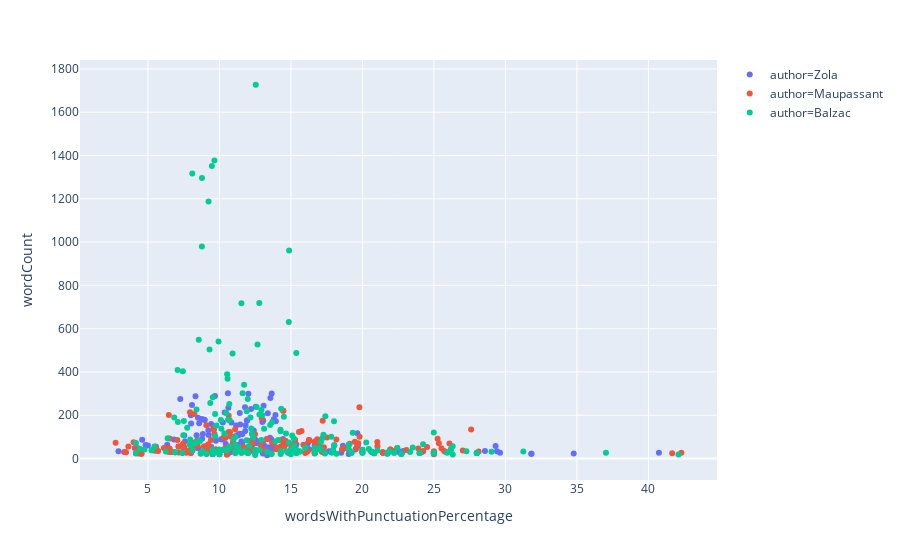

Notebook source saved alongside this figure:
### Markdown cell above
On voit que même quand Balzac utilise peu de mots dans ses paragraphes, il existe une bonne diversité concernant la ponctuation.

### Code cell
fig = px.scatter(my_df, x="wordsWithPunctuationPercentage", y="wordCount", color="author",)
fig.show()

### Figure 1 — Plotly figure (JSON) as saved in the notebook; plotly's stock layout.template omitted (floating-point values rounded to 4 significant figures; data arrays with more than 128 entries replaced by an {"elided": "..."} marker saying what was removed)
{"data": [{"hoverlabel": {"namelength": 0}, "hovertemplate": "author=Zola<br>wordsWithPunctuationPercentage=%{x}<br>wordCount=%{y}", "legendgroup": "author=Zola", "marker": {"color": "#636efa", "symbol": "circle"}, "mode": "markers", "name": "author=Zola", "showlegend": true, "type": "scatter", "x": {"elided": "200 float values"}, "xaxis": "x", "y": {"elided": "200 int values"}, "yaxis": "y"}, {"hoverlabel": {"namelength": 0}, "hovertemplate": "author=Maupassant<br>wordsWithPunctuationPercentage=%{x}<br>wordCount=%{y}", "legendgroup": "author=Maupassant", "marker": {"color": "#EF553B", "symbol": "circle"}, "mode": "markers", "name": "author=Maupassant", "showlegend": true, "type": "scatter", "x": {"elided": "200 float values"}, "xaxis": "x", "y": {"elided": "200 int values"}, "yaxis": "y"}, {"hoverlabel": {"namelength": 0}, "hovertemplate": "author=Balzac<br>wordsWithPunctuationPercentage=%{x}<br>wordCount=%{y}", "legendgroup": "author=Balzac", "marker": {"color": "#00cc96", "symbol": "circle"}, "mode": "markers", "name": "author=Balzac", "showlegend": true, "type": "scatter", "x": {"elided": "200 float values"}, "xaxis": "x", "y": {"elided": "200 int values"}, "yaxis": "y"}], "layout": {"legend": {"tracegroupgap": 0}, "margin": {"t": 60}, "xaxis": {"anchor": "y", "domain": [0, 1], "title": {"text": "wordsWithPunctuationPercentage"}}, "yaxis": {"anchor": "x", "domain": [0, 1], "title": {"text": "wordCount"}}}}
